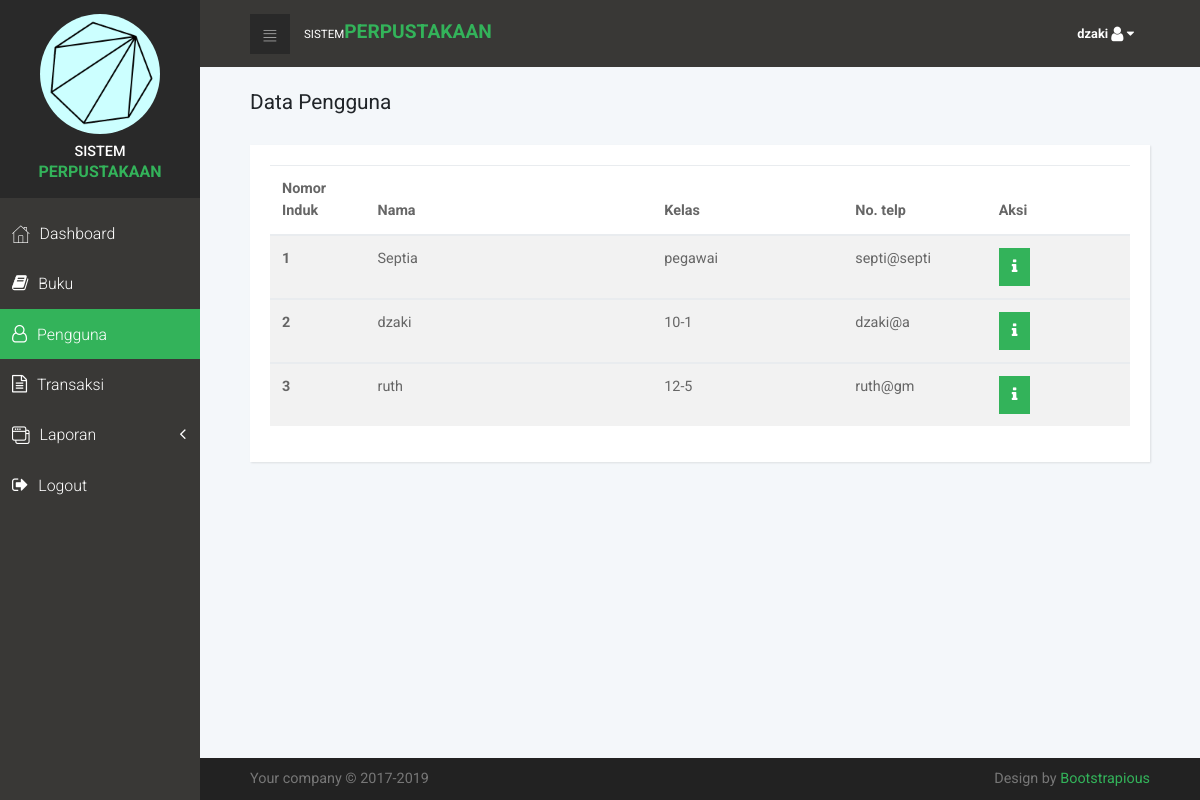
Page /user/ (signed in) on the earlier database version.
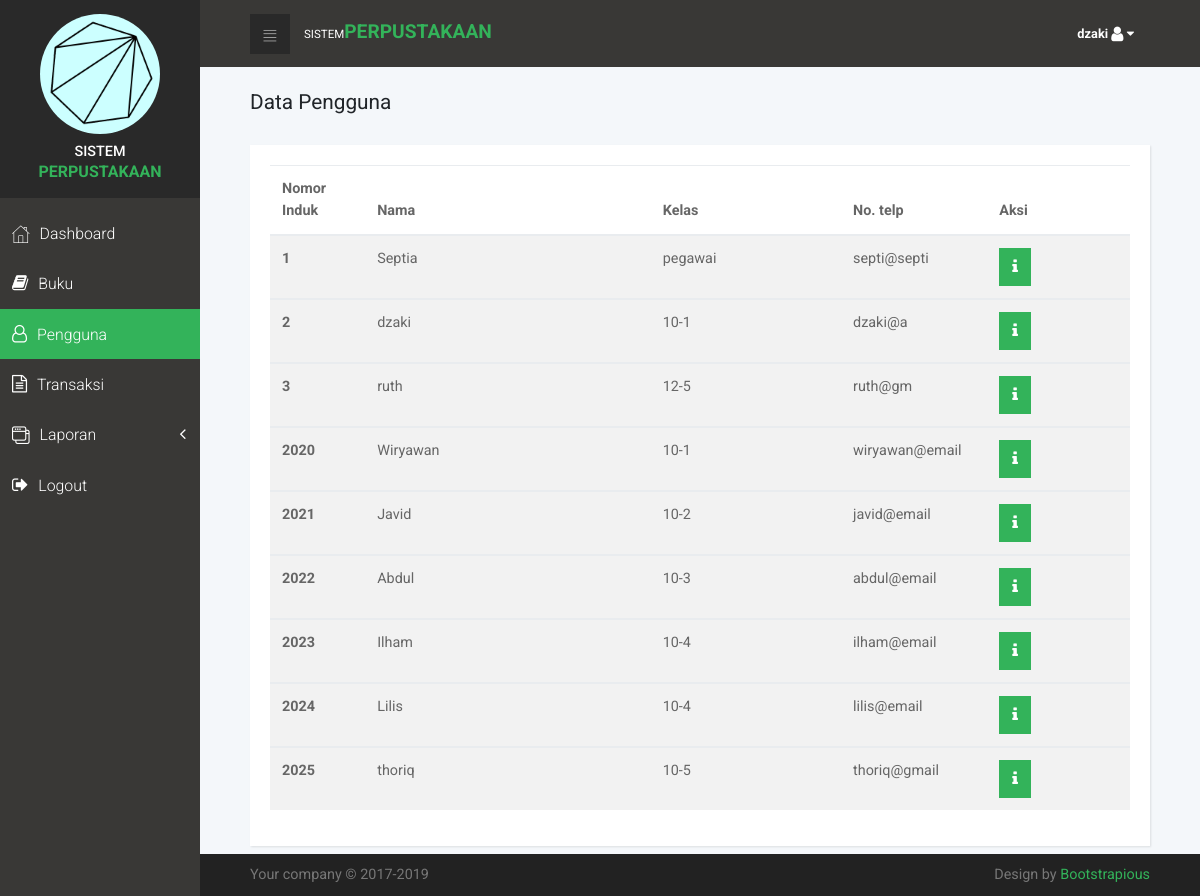
Same page on the later database version.
### user/models.py (models this page shows, shortened)
class User(models.Model):
	nis = models.IntegerField(null=False)
	nama = models.CharField(max_length=40)
	level = models.ForeignKey(Level, on_delete=models.CASCADE, null=False)
	password = models.CharField(max_length=120)
	kelas = models.ForeignKey(KodeKelas, on_delete=models.CASCADE, null=False)
	email = models.CharField(max_length=50)
	no_telp = models.CharField(max_length=20)

class KodeKelas(models.Model):
	nama = models.CharField(max_length=20)
	def __str__(self):
		return self.nama

### user/views.py (the view)
# urls.py: path('', base.index, name='index' ),
def index(request):
	try:
		request.session['nis']
	except KeyError:
		return redirect('login')
	else:
		data_user = User.objects.all()
		var ={
			'user' : data_user,
			'judul' : "Data Pengguna",
		}
		return render(request, 'tampilUser.html', var)

### user/models.py (called while the page is built)
	def __str__(self):
		return self.nama

### user/templates/tampilUser.html (shortened to what this page needs)
{% extends 'base.html' %}
{% block content %}
<br>
	<h1 class="h2 display">{{judul}}</h1>
<br>
<div class="row">
    <div class="col-lg-12">
      <div class="card">
        <div class="card-body">
          <table class="table table-striped table-hover">
            <thead>
              <tr>
                <th width="10%">Nomor Induk</th>
                <th width="30%">Nama</th>
                <th width="20%">Kelas</th>
                <th width="15%">No. telp</th>
                <th width="15%">Aksi</th>
              </tr>
            </thead>
            {% for row in user %}
            <tbody>
              <tr>
                <th scope="row">{{row.nis}}</th>
                <td>{{row.nama}}</td>
                <td>{{row.kelas}}</td>
                <td>{{row.email}}</td>
                <td>
                  <button type="button" data-toggle="modal" data-target="#detail-{{row.id}}" class="btn btn-primary"><i class="fa fa-info"></i></button>
                </td>
              </tr>
            </tbody>
            {%endfor%}
          </table>
        </div>
      </div>
    </div>
 </div>
{%endblock%}

### templates/header.html (shortened to what this page needs)
{%load static%}
<header class="header">
  <nav class="navbar">
    <div class="container-fluid">
      <div class="navbar-header">
        <a id="toggle-btn" href="#" class="menu-btn"><i class="icon-bars"> </i></a>
        <a href="#" class="navbar-brand">
          <div class="brand-text d-none d-md-inline-block"><span>Sistem </span><strong class="text-primary">Perpustakaan</strong></div></a>
      </div>
        <ul class="nav-menu list-unstyled d-flex flex-sm-row align-items-sm-left">
          <li class="nav-item dropdown"> <a id="messages" rel="nofollow" data-target="#" href="#" data-toggle="dropdown" aria-haspopup="true" aria-expanded="false" class="nav-link"><strong>{{request.session.nama}}</strong> <i class="fa fa-user fa-lg"></i> <i class="fa fa-caret-down"></i></a>
          </li>
        </ul>
      </div>
  </nav>
</header>

Differences in the rows shown:
added User: nis "2020", nama "Wiryawan", kelas "10-1", email "wiryawan@email"
added User: nis "2021", nama "Javid", kelas "10-2", email "javid@email"
added User: nis "2022", nama "Abdul", kelas "10-3", email "abdul@email"
added User: nis "2023", nama "Ilham", kelas "10-4", email "ilham@email"
added User: nis "2024", nama "Lilis", kelas "10-4", email "lilis@email"
added User: nis "2025", nama "thoriq", kelas "10-5", email "thoriq@gmail"
